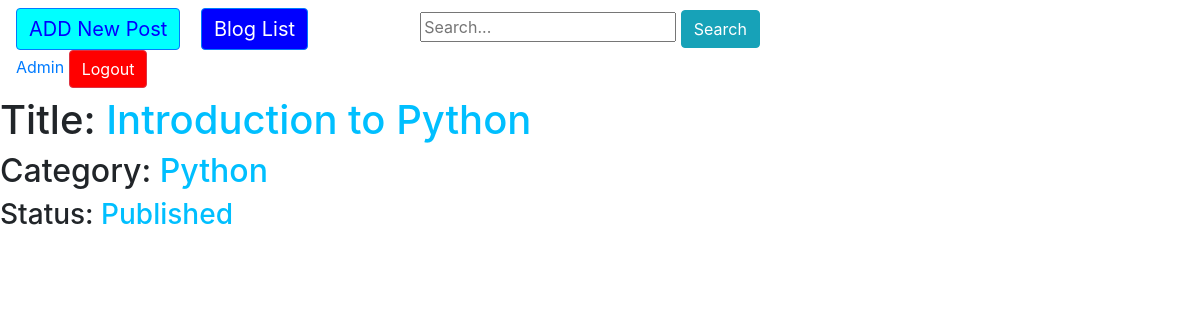
Page /blog/blog-detail/introduction-to-python/ (signed in) on the committed database.
### blog/models.py (models this page shows, shortened)
class Post(models.Model):
    STATUS_CHOICES = (
        ('Published', 'Published'),
        ('Draft', 'Draft'),
    )
    title = models.CharField(max_length=250)
    body = models.TextField()
    category = models.ForeignKey(Category, on_delete=models.CASCADE)
    seo_title = models.CharField(max_length=60, null=True, blank=True)
    seo_description = models.CharField(max_length=165, null=True, blank=True)
    slug = models.SlugField(max_length=200, unique=True)
    status = models.CharField(max_length=10, default='Draft', choices=STATUS_CHOICES)
    created = models.DateTimeField(auto_now_add=True)
    updated = models.DateTimeField(auto_now=True)

class Category(models.Model):
    title = models.CharField(max_length=250)
    description = models.CharField(max_length=250)
    seo_title = models.CharField(max_length=60, null=True, blank=True)
    seo_description = models.CharField(max_length=165, null=True, blank=True)
    slug = models.SlugField(max_length=200, unique=True)
    created = models.DateTimeField(auto_now_add=True)
    updated = models.DateTimeField(auto_now=True)
    def __str__(self):
        return self.title

### blog/views.py (the view)
# urls.py: url(r'^blog-detail/(?P<slug>[-\w]+)/$', post_detail, name='blog_detail'),
@login_required(login_url='/login/')
def post_detail(request, slug):
    template = 'blog/post_detail.html'
    post = get_object_or_404(Post, slug=slug)
    context = {
        'post': post,
    }
    return render(request, template, context)

### templates/blog/post_detail.html (shortened to what this page needs)
{% extends 'base.html' %}
{% block content %}
<h1>Title:   <a href="" style="color: deepskyblue">{{ post.title }}</a></h1>
    <h2>Category:   <a  style="color: deepskyblue" href="{% url 'blog:category_detail' slug=post.category.slug %}">{{ post.category }}</a></h2>
    <h3>Status:   <a href="" style="color: deepskyblue">{{ post.status }}</a></h3>
{% endblock %}

### templates/base.html (shortened to what this page needs)
{% load static %}
<!DOCTYPE html>
<html>
<head>
          <link href="{% static 'css/bootstrap.min.css' %}" rel="stylesheet" type="text/css">
</head>
<body>
<nav class="navbar navbar-inverse">
        <div class="navbar-header">
         <a style="background-color: cyan; color: blue;" class="navbar-brand btn btn-primary" href="{% url 'blog:new_post' %}">ADD New Post</a>
            <a style="background-color: blue; color: white;" class="navbar-brand btn btn-primary" href="{% url 'blog:post_list_admin' %}">Blog List</a>
        </div>
    <form class="col-md-8" method="get" action="{% url 'blog:search' %}">
            <input name="q" value="{{ request.GET.q }}" placeholder="Search..." class="">
        <button type="submit" class="btn btn-info">Search</button>
        </form>
    <form method="POST" action="/logout/">
        <a href="">
                <span class="">{{ request.user.first_name }}</span>
            </a>
    <button style="background-color: red; color: white;" type="submit" class="btn btn-danger">Logout</button>
    </form>
</nav>
{% block content %}
{% endblock %}
</body>
</html>

### rows in the picture
Post: title "Introduction to Python", category "Python", status "Published"

### other values in the picture
{{ request.user.first_name }} "Admin"
